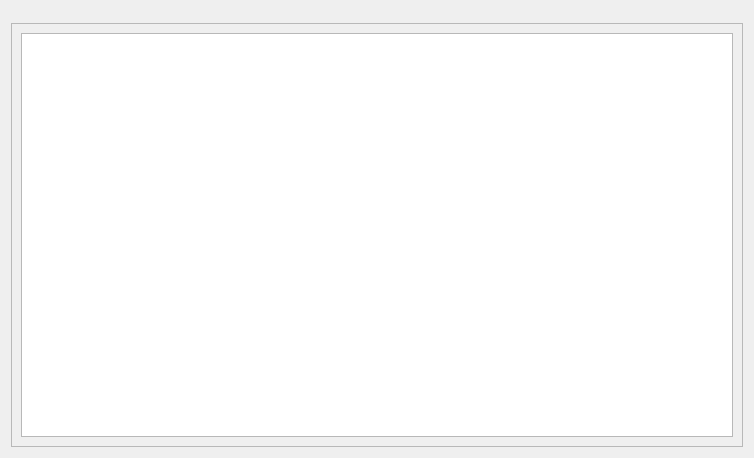
<?xml version="1.0" encoding="UTF-8"?>
<ui version="4.0">
 <class>CViewerContainer</class>
 <widget class="QWidget" name="CViewerContainer">
  <property name="geometry">
   <rect>
    <x>0</x>
    <y>0</y>
    <width>754</width>
    <height>458</height>
   </rect>
  </property>
  <property name="windowTitle">
   <string>Form</string>
  </property>
  <layout class="QVBoxLayout" name="verticalLayout_2">
   <item>
    <layout class="QVBoxLayout" name="verticalLayout">
     <item>
      <layout class="QHBoxLayout" name="horizontalLayout_2">
       <item>
        <widget class="QFrame" name="frame_2">
         <property name="frameShape">
          <enum>QFrame::StyledPanel</enum>
         </property>
         <property name="frameShadow">
          <enum>QFrame::Raised</enum>
         </property>
        </widget>
       </item>
       <item>
        <widget class="QFrame" name="frame_3">
         <property name="frameShape">
          <enum>QFrame::StyledPanel</enum>
         </property>
         <property name="frameShadow">
          <enum>QFrame::Raised</enum>
         </property>
        </widget>
       </item>
       <item>
        <widget class="QFrame" name="frame_4">
         <property name="frameShape">
          <enum>QFrame::StyledPanel</enum>
         </property>
         <property name="frameShadow">
          <enum>QFrame::Raised</enum>
         </property>
        </widget>
       </item>
      </layout>
     </item>
     <item>
      <widget class="QFrame" name="frame_5">
       <property name="frameShape">
        <enum>QFrame::StyledPanel</enum>
       </property>
       <property name="frameShadow">
        <enum>QFrame::Raised</enum>
       </property>
      </widget>
     </item>
     <item>
      <widget class="QFrame" name="frame">
       <property name="frameShape">
        <enum>QFrame::StyledPanel</enum>
       </property>
       <property name="frameShadow">
        <enum>QFrame::Raised</enum>
       </property>
       <layout class="QHBoxLayout" name="horizontalLayout">
        <item>
         <widget class="QTextBrowser" name="text_output"/>
        </item>
       </layout>
      </widget>
     </item>
    </layout>
   </item>
  </layout>
 </widget>
 <resources/>
 <connections/>
</ui>
